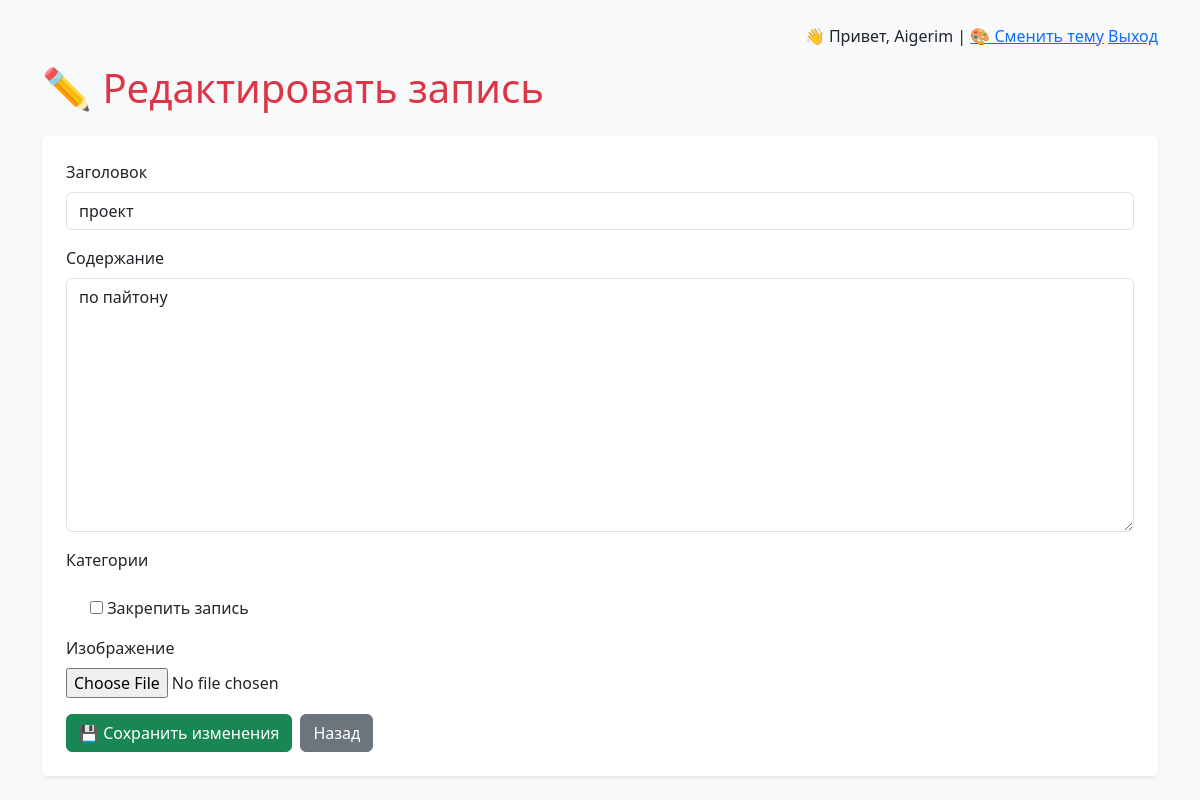
Before: /entry/3/edit/ (signed in) with the older database file.
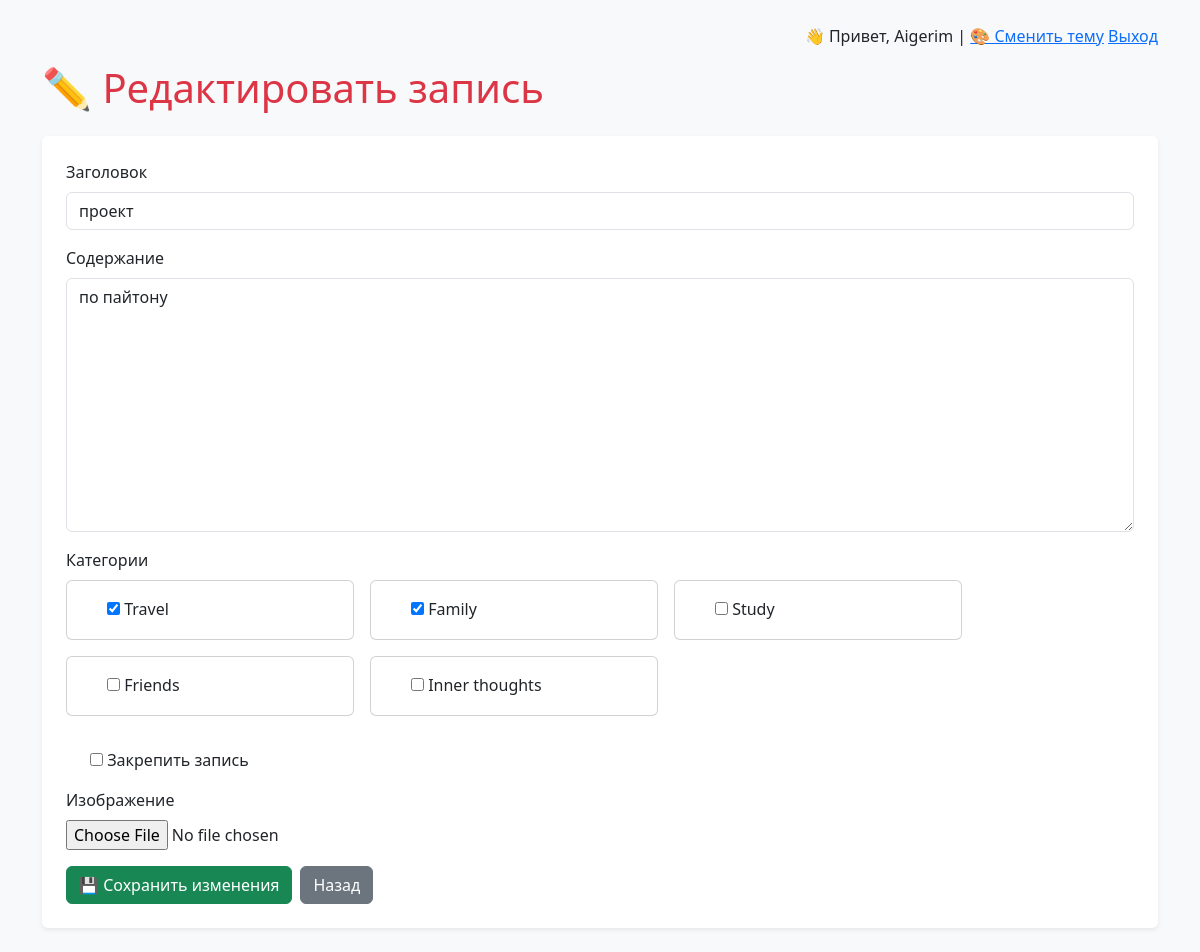
After: the same page with the newer database file.
### diary/models.py (models this page shows)
class Category(models.Model):
    name = models.CharField(max_length=100)
    def __str__(self):
        return self.name

### diary/views.py (the view)
# urls.py: path('entry/<int:entry_id>/edit/', views.edit_entry, name='edit_entry'),
@login_required
def edit_entry(request, entry_id):
    entry = get_object_or_404(DiaryEntry, pk=entry_id, user=request.user)
    theme = request.session.get('theme', 'light')
    if request.method == 'POST':
        form = DiaryEntryForm(request.POST, request.FILES, instance=entry)
        if form.is_valid():
            form.save()
            return redirect('view_entry', entry_id=entry.id)
    else:
        form = DiaryEntryForm(instance=entry)
    return render(request, 'diary/edit_entry.html', {'form': form, 'entry': entry, 'theme': theme})

### diary/forms.py
class DiaryEntryForm(forms.ModelForm):
    categories = forms.ModelMultipleChoiceField(
        queryset=Category.objects.all(),
        widget=forms.CheckboxSelectMultiple,
        required=False
    )
    class Meta:
        model = DiaryEntry
        fields = ['title', 'content', 'categories','is_pinned', 'image']

### diary/templates/diary/edit_entry.html (shortened to what this page needs)
{% extends 'diary/base.html' %}
{% load widget_tweaks %}
{% block content %}
<h1 class="mb-4 text-danger">✏️ Редактировать запись</h1>
<form method="post" enctype="multipart/form-data" class="bg-white p-4 rounded shadow-sm">
    <div class="mb-3">
        <label class="form-label">Заголовок</label>
        {{ form.title|add_class:"form-control" }}
    </div>
    <div class="mb-3">
        <label class="form-label">Содержание</label>
        {{ form.content|add_class:"form-control" }}
    </div>
    <div class="mb-3">
        <label class="form-label">Категории</label>
        <div class="d-flex flex-wrap">
            {% for checkbox in form.categories %}
                <div class="card me-3 mb-3" style="width: 18rem;">
                    <div class="card-body">
                        <div class="form-check">
                            {{ checkbox.tag }}
                            <label class="form-check-label">{{ checkbox.choice_label }}</label>
                        </div>
                    </div>
                </div>
            {% endfor %}
        </div>
    </div>
    <div class="mb-3 form-check">
        {{ form.is_pinned }}
        <label class="form-check-label">Закрепить запись</label>
    </div>
    <div class="mb-3">
        <label class="form-label">Изображение</label><br>
        {{ form.image }}
    </div>
    <div class="d-flex gap-2">
        <button type="submit" class="btn btn-success">💾 Сохранить изменения</button>
        <a href="{% url 'view_entry' entry.id %}" class="btn btn-secondary">Назад</a>
    </div>
</form>
{% endblock %}

Changed rows visible on the page:
added Category: choice_label "Travel"
added Category: choice_label "Family"
added Category: choice_label "Study"
added Category: choice_label "Friends"
added Category: choice_label "Inner thoughts"
